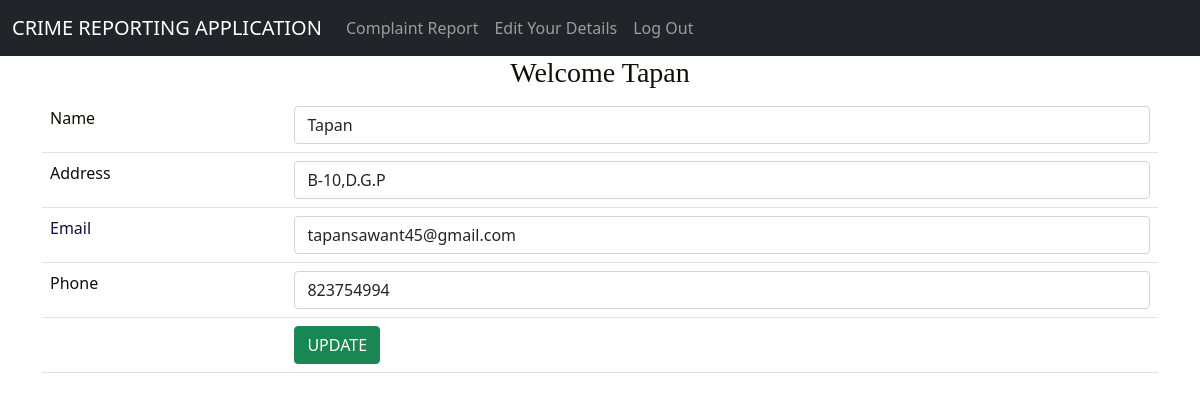
The app's page /update-user (signed in) with its own data.
### tables this page shows
CREATE TABLE USERS(
                            ID INTEGER PRIMARY KEY AUTOINCREMENT,
                            NAME TEXT,
                            ADDRESS TEXT,
                            EMAIL TEXT,
                            PHONE TEXT,
                            PASSWORD TEXT );

### main.py (the view)
@app.route("/update-user", methods=["GET", "POST"])
def update():
    if not session.get("name"):
        return redirect("/login-user")
    else:
        if request.method == "POST":
            getName = request.form["Name"]
            getAddress = request.form["address"]
            getEmail = request.form["email"]
            getPhone = request.form["mno"]
            try:
                data = (getName, getAddress, getEmail, getPhone, getName)
                insert_query = '''UPDATE USERS SET NAME = ?,ADDRESS=?,EMAIL=?,PHONE=?
                                   where NAME = ?'''
                cursor.execute(insert_query, data)
                print("SUCCESSFULLY UPDATED!")
                con.commit()
                return render_template("updateuser.html")
            except Exception as e:
                print(e)
        else:
            getName = session["name"]
            print(getName)
            try:
                cursor.execute("SELECT* FROM USERS WHERE NAME= '" + getName + "'")
                print("SUCCESSFULLY SELECTED!")
                result = cursor.fetchall()
                if len(result) == 0:
                    print("Invalid Data")
                else:
                    print(result)
                    return render_template("user_update.html", user=result)
            except Exception as e:
                print(e)
    return render_template("/user_update.html")

### Templates/user_update.html
{% extends "base_user.html"%}
{% block content %}
<body>
    <div class="container container">
        <div class="row">
            <div class="col col-12 col-sm-12 col-md-12 col-lg-12 col-xl-12 col-xxl-12">
               <form action="/update-user" method='post'>
                <table class="table table-hover">
                  {% for i in user %}
                    <tr>
                      <td style="color:rgb(15, 15, 7)" class="font-weight-bold"> Name</td>
                      <td>  <input  name="Name" class="form-control"  value={{ i[1] }} type="text">  </td>
                    </tr>
                    <tr>
                        <td style="color:rgb(15, 15, 7)" class="font-weight-bold">Address</td>
                        <td>  <input name="address" class="form-control"  value={{ i[2] }} type="text">  </td>
                    </tr>
                     <tr>
                         <td style="color:rgb(15, 15, 72)" class="font-weight-bold">Email</td>
                         <td>  <input name="email" class="form-control" value={{ i[3] }} type="text">  </td>
                    </tr>
                     <tr>
                        <td style="color:rgb(15, 15, 7)" class="font-weight-bold">Phone</td>
                        <td>  <input name="mno"  class="form-control" value={{ i[4] }} type="text">  </td>
                    </tr>
                    <tr>
                      <td></td>
                      <td>   <button  type="submit" class="btn btn-success">  UPDATE </button>  </td>
                    </tr>
                    {% endfor %}
                </table>
               </form>
            </div>
        </div>
    </div>
{% endblock %}

### Templates/base_user.html (shortened to what this page needs)
<!DOCTYPE html>
<html lang="en">
<link href="https://cdn.jsdelivr.net/npm/bootstrap@5.1.3/dist/css/bootstrap.min.css" rel="stylesheet">
<head>
</head>
<body>
  <nav class="navbar navbar-expand-lg navbar-dark bg-dark">
    <div class="container-fluid">
      <a class="navbar-brand" href="/">CRIME REPORTING APPLICATION</a>
      <div class="collapse navbar-collapse" id="navbarNav">
        <ul class="navbar-nav">
          <li class="nav-item">
            <a class="nav-link" aria-current="page" href="/complaint-report" class="font-weight-bold">Complaint Report</a>
          </li>
          <li class="nav-item">
            <a class="nav-link" aria-current="page" href="/update-user">Edit Your Details</a>
          </li>
          <li class="nav-item">
            <a class="nav-link" aria-current="page" href="/logout-user">Log Out</a>
          </li>
        </ul>
      </div>
    </div>
  </nav>
    <h3 style="text-align: center; color:rgb(15, 15, 7); font-family: Georgia, 'Times New Roman', Times, serif;">Welcome {{session.name}}</h3>
      {% block content %}
      {% endblock %}
</body>
</html>

### records on screen
USERS: name "Tapan", Name "Tapan", address "B-10,D.G.P", email "tapansawant45@gmail.com", mno "823754994"
